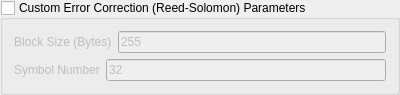
<?xml version="1.0" encoding="UTF-8"?>
<ui version="4.0">
 <class>GroupBox</class>
 <widget class="QGroupBox" name="GroupBox">
  <property name="geometry">
   <rect>
    <x>0</x>
    <y>0</y>
    <width>400</width>
    <height>90</height>
   </rect>
  </property>
  <property name="windowTitle">
   <string>GroupBox</string>
  </property>
  <property name="title">
   <string>Custom Error Correction (Reed-Solomon) Parameters</string>
  </property>
  <property name="checkable">
   <bool>true</bool>
  </property>
  <property name="checked">
   <bool>false</bool>
  </property>
  <layout class="QVBoxLayout" name="verticalLayout">
   <item>
    <layout class="QFormLayout" name="block_size_field_layout">
     <item row="0" column="0">
      <widget class="QLabel" name="block_size_lable">
       <property name="text">
        <string>Block Size (Bytes)</string>
       </property>
      </widget>
     </item>
     <item row="0" column="1">
      <widget class="QLineEdit" name="block_size_line_edit">
       <property name="text">
        <string>255</string>
       </property>
       <property name="placeholderText">
        <string>1 to 255</string>
       </property>
      </widget>
     </item>
    </layout>
   </item>
   <item>
    <layout class="QFormLayout" name="sumbol_num_field_layout">
     <item row="0" column="0">
      <widget class="QLabel" name="sumbol_num_lable">
       <property name="text">
        <string>Symbol Number</string>
       </property>
      </widget>
     </item>
     <item row="0" column="1">
      <widget class="QLineEdit" name="sumbol_num_line_edit">
       <property name="text">
        <string>32</string>
       </property>
      </widget>
     </item>
    </layout>
   </item>
  </layout>
 </widget>
 <resources/>
 <connections/>
</ui>
